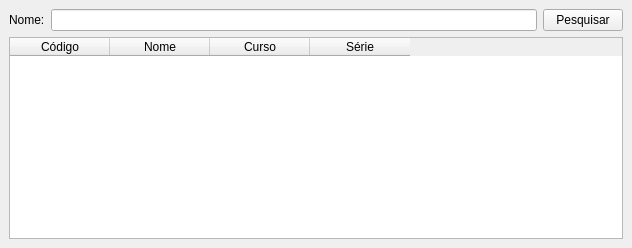
<?xml version="1.0" encoding="UTF-8"?>
<ui version="4.0">
 <class>MainWindow</class>
 <widget class="QMainWindow" name="MainWindow">
  <property name="geometry">
   <rect>
    <x>0</x>
    <y>0</y>
    <width>632</width>
    <height>248</height>
   </rect>
  </property>
  <property name="windowTitle">
   <string>Pesquisa de Alunos</string>
  </property>
  <widget class="QWidget" name="centralwidget">
   <layout class="QGridLayout" name="gridLayout">
    <item row="0" column="0">
     <layout class="QHBoxLayout" name="horizontalLayout">
      <item>
       <widget class="QLabel" name="label">
        <property name="text">
         <string>Nome:</string>
        </property>
       </widget>
      </item>
      <item>
       <widget class="QLineEdit" name="lineEdit"/>
      </item>
      <item>
       <widget class="QPushButton" name="pushButton">
        <property name="text">
         <string>Pesquisar</string>
        </property>
       </widget>
      </item>
     </layout>
    </item>
    <item row="1" column="0">
     <widget class="QTableWidget" name="tableWidget">
      <column>
       <property name="text">
        <string>Código</string>
       </property>
      </column>
      <column>
       <property name="text">
        <string>Nome</string>
       </property>
      </column>
      <column>
       <property name="text">
        <string>Curso</string>
       </property>
      </column>
      <column>
       <property name="text">
        <string>Série</string>
       </property>
      </column>
     </widget>
    </item>
   </layout>
  </widget>
 </widget>
 <resources/>
 <connections/>
</ui>
